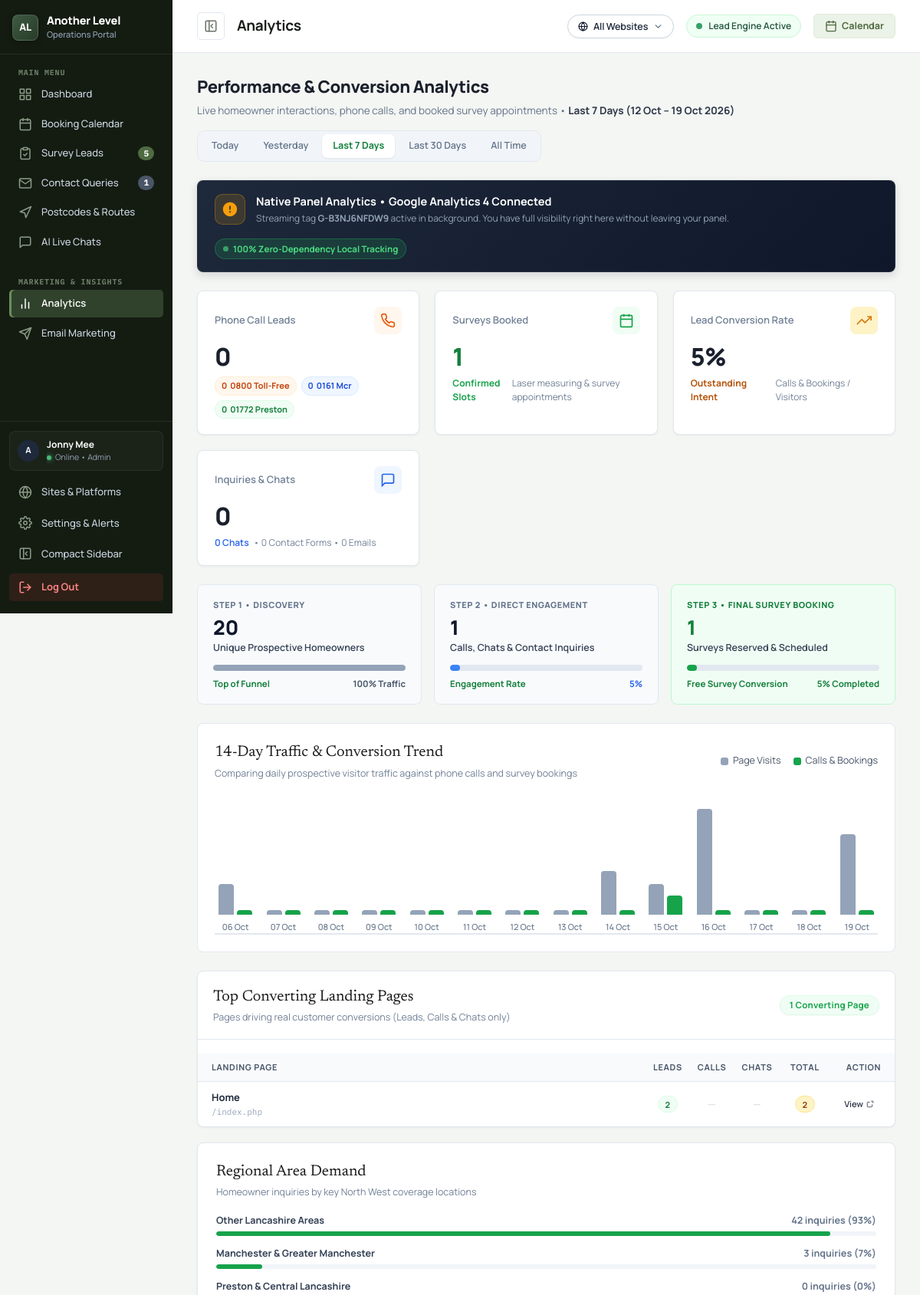
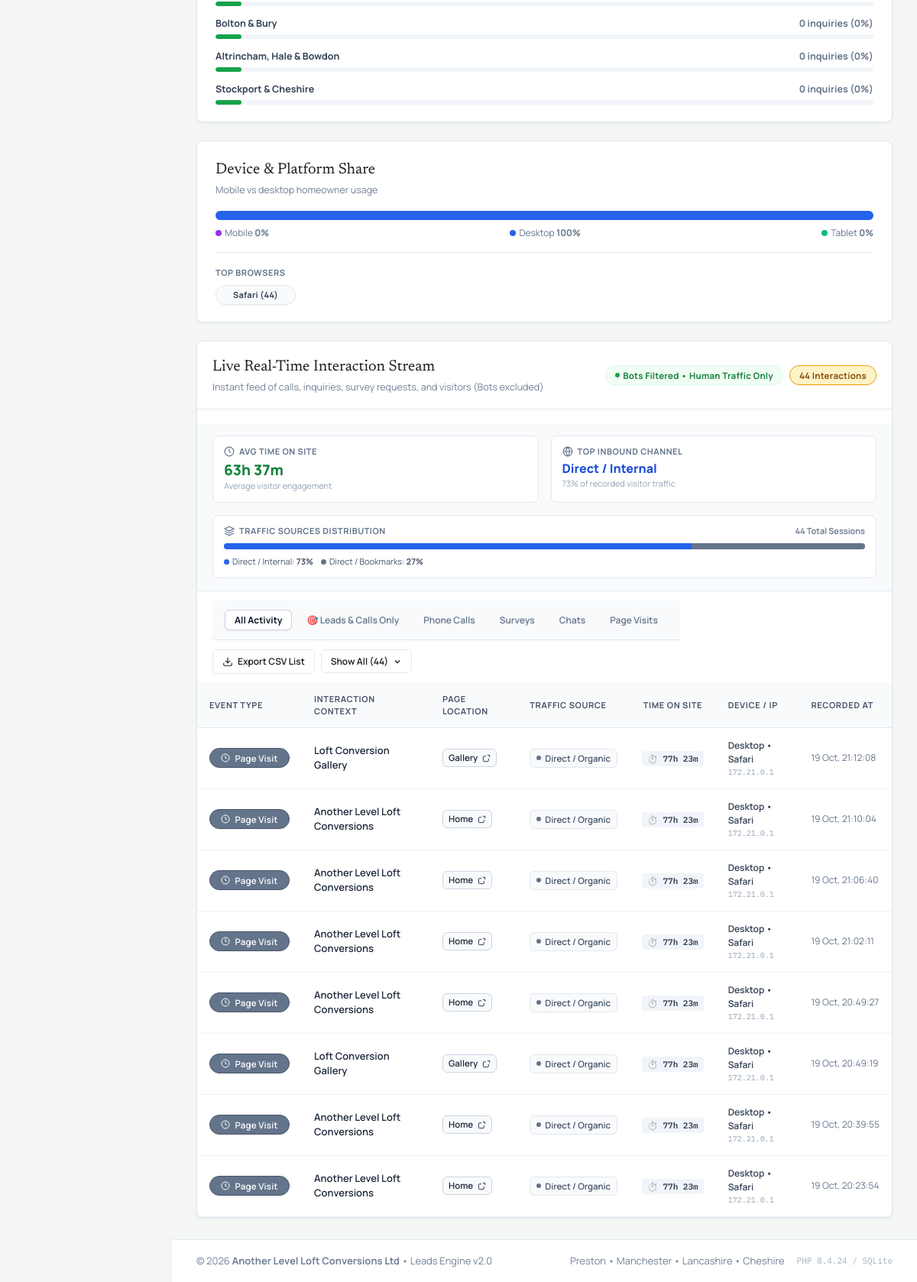
The app's page /panel/analytics.php (signed in) with its own data (2 pictures, top to bottom).
### tables this page shows
CREATE TABLE settings (
            key TEXT PRIMARY KEY,
            value TEXT NOT NULL,
            updated_at DATETIME DEFAULT CURRENT_TIMESTAMP
        );

CREATE TABLE events_tracking (
            id INTEGER PRIMARY KEY AUTOINCREMENT,
            event_type TEXT NOT NULL, -- 'call_click', 'chat_click'
            event_target TEXT,        -- phone number or chat title
            source_page TEXT,
            ip_address TEXT,
            device_type TEXT,
            browser TEXT,
            created_at DATETIME DEFAULT CURRENT_TIMESTAMP
        , referrer TEXT, duration_seconds INTEGER DEFAULT 0, traffic_source TEXT DEFAULT 'Direct / Bookmarks', is_bot INTEGER DEFAULT 0, session_id TEXT, site_id INTEGER DEFAULT 1);

### panel/analytics.php (the view, shortened to what the rows shown need)
<?php
require_once __DIR__ . '/includes/auth.php';
$range = $_GET['range'] ?? '7days';
switch ($range) {
    case '7days':
    default:
        $eventWhere = "created_at >= date('now', '-7 days')";
        break;
}
$eventWhere .= " AND (is_bot = 0 OR is_bot IS NULL)";
require_once __DIR__ . '/includes/sites.php';
$eventsStmt = $db->query("
    SELECT * FROM events_tracking
    WHERE {$eventWhere}
    ORDER BY id DESC
    LIMIT 50
");
$recentEvents = $eventsStmt->fetchAll(PDO::FETCH_ASSOC);
$gaId = getSetting('ga_measurement_id', 'G-B3NJ6NFDW9');
$pageTitle = "Analytics";
require_once __DIR__ . '/includes/header.php';
?>
<div class="analytics-header-bar">
  <div>
    <h2 class="analytics-header-title">Performance &amp; Conversion Analytics</h2>
  </div>
</div>
<div class="ga4-sync-banner">
  <div class="ga4-sync-left">
    <div>
      <div class="ga4-sync-sub">
        Streaming tag <strong><?php echo htmlspecialchars($gaId); ?></strong> active in background. You have full visibility right here without leaving your panel.
      </div>
    </div>
  </div>
</div>
<div class="panel-grid-2-1" style="display:grid;grid-template-columns:1.8fr 1.2fr;gap:24px;margin-bottom:24px">
  <div class="panel-card" style="padding:0;overflow:hidden">
    <div class="table-responsive">
      <table class="panel-table panel-table-compact" style="width:100%">
        <thead>
          <tr>
            <th style="padding-left:18px">Landing Page</th>
            <th style="text-align:center;width:55px">Leads</th>
            <th style="text-align:center;width:55px">Calls</th>
            <th style="text-align:center;width:55px">Chats</th>
            <th style="text-align:center;width:65px">Total</th>
            <th style="text-align:right;padding-right:18px;width:75px">Action</th>
          </tr>
        </thead>
      </table>
    </div>
  </div>
</div>
<div class="panel-card" style="padding:0;overflow:hidden">
  <div class="table-responsive">
    <table class="panel-table analytics-table" id="liveActivityTable">
      <thead>
        <tr>
          <th style="white-space:nowrap;min-width:130px">Event Type</th>
          <th>Interaction Context</th>
          <th>Page Location</th>
          <th>Traffic Source</th>
          <th style="text-align:center">Time on Site</th>
          <th>Device / IP</th>
          <th>Recorded At</th>
        </tr>
      </thead>
      <tbody>
        <?php if (empty($recentEvents)): ?>
          <tr>
            <td colspan="7" style="text-align:center;padding:48px;color:#94A3B8">
              No live interactions recorded for this date filter.
            </td>
          </tr>
        <?php else: ?>
          <?php
            $eventIdx = 0;
            foreach ($recentEvents as $e):
              $eventIdx++;
              $isExtra = $eventIdx > 8;
              $isConv = in_array($e['event_type'], ['call_click', 'chat_click', 'survey_booked', 'contact_submitted'], true);
          ?>
            <tr data-type="<?php echo htmlspecialchars((string)$e['event_type']); ?>" data-is-conv="<?php echo $isConv ? '1' : '0'; ?>" class="<?php echo $isExtra ? 'stream-row-extra' : ''; ?>">
              <td style="white-space:nowrap">
                <?php if ($e['event_type'] === 'call_click'): ?>
                  <span class="badge" style="background:#C2410C;color:#FFFFFF;border:1px solid #9A3412;font-weight:700;display:inline-flex;align-items:center;gap:6px">
                    <svg width="12" height="12" viewBox="0 0 24 24" fill="none" stroke="currentColor" stroke-width="2.5" stroke-linecap="round" stroke-linejoin="round"><path d="M22 16.92v3a2 2 0 0 1-2.18 2 19.79 19.79 0 0 1-8.63-3.07 19.5 19.5 0 0 1-6-6 19.79 19.79 0 0 1-3.07-8.67A2 2 0 0 1 4.11 2h3a2 2 0 0 1 2 1.72 12.84 12.84 0 0 0 .7 2.81 2 2 0 0 1-.45 2.11L8.09 9.91a16 16 0 0 0 6 6l1.27-1.27a2 2 0 0 1 2.11-.45 12.84 12.84 0 0 0 2.81.7A2 2 0 0 1 22 16.92z"></path></svg>
                    Phone Call
                  </span>
                <?php elseif ($e['event_type'] === 'survey_booked'): ?>
                  <span class="badge" style="background:#15803D;color:#FFFFFF;border:1px solid #166534;font-weight:700;display:inline-flex;align-items:center;gap:6px">
                    <svg width="12" height="12" viewBox="0 0 24 24" fill="none" stroke="currentColor" stroke-width="2.5"><polyline points="20 6 9 17 4 12"></polyline></svg>
                    Survey Booked
                  </span>
                <?php elseif ($e['event_type'] === 'page_view'): ?>
                  <span class="badge" style="background:#64748B;color:#FFFFFF;border:1px solid #475569;font-weight:600;display:inline-flex;align-items:center;gap:6px">
                    <svg width="12" height="12" viewBox="0 0 24 24" fill="none" stroke="currentColor" stroke-width="2"><circle cx="12" cy="12" r="10"></circle><polyline points="12 6 12 12 16 14"></polyline></svg>
                    Page Visit
                  </span>
                <?php else: ?>
                  <span class="badge" style="background:#374151;color:#FFFFFF"><?php echo htmlspecialchars((string)$e['event_type']); ?></span>
                <?php endif; ?>
              </td>
              <td style="font-size:13px;font-weight:600;color:#1E293B">
                <?php echo htmlspecialchars((string)($e['event_target'] ?? '')); ?>
              </td>
              <td>
                <?php
                  $pageTarget = ltrim((string)($e['source_page'] ?? 'index.php'), '/');
                  $analyticsLink = getSitePageUrl($e['site_id'] ?? 1, $pageTarget);
                ?>
                <a href="<?php echo htmlspecialchars($analyticsLink); ?>" target="_blank" class="source-pill" title="<?php echo htmlspecialchars((string)($e['source_page'] ?? '/')); ?>">
                  <span><?php echo htmlspecialchars(formatPageLocation($e['source_page'] ?? '')); ?></span>
                  <svg width="11" height="11" viewBox="0 0 24 24" fill="none" stroke="currentColor" stroke-width="2"><path d="M18 13v6a2 2 0 0 1-2 2H5a2 2 0 0 1-2-2V8a2 2 0 0 1 2-2h6"></path><polyline points="15 3 21 3 21 9"></polyline></svg>
                </a>
              </td>
              <td>
                <?php echo formatTrafficSourceBadge((string)($e['traffic_source'] ?: 'Direct / Bookmarks')); ?>
              </td>
              <td style="text-align:center">
                <span class="duration-pill" title="Duration active on site">
                  ⏱️ <?php echo formatDurationSeconds((int)($e['duration_seconds'] ?? 0)); ?>
                </span>
              </td>
              <td>
                <div style="font-size:12px;font-weight:600;color:#334155"><?php echo htmlspecialchars((string)($e['device_type'] ?: 'Desktop')); ?> &bull; <?php echo htmlspecialchars((string)($e['browser'] ?: 'Web')); ?></div>
                <div style="font-family:'IBM Plex Mono',monospace;font-size:10px;color:#94A3B8"><?php echo htmlspecialchars((string)($e['ip_address'] ?? 'N/A')); ?></div>
              </td>
              <td style="font-size:12px;color:#64748B;white-space:nowrap">
                <?php echo date('d M, H:i:s', strtotime((string)$e['created_at'])); ?>
              </td>
            </tr>
          <?php endforeach; ?>
        <?php endif; ?>
      </tbody>
    </table>
  </div>
</div>
<?php require_once __DIR__ . '/includes/footer.php'; ?>

### panel/includes/header.php (shortened to what the rows shown need)
<?php
require_once __DIR__ . '/auth.php';
require_once __DIR__ . '/sites.php';
$currentUser = getCurrentUser();
?>
<!DOCTYPE html>
<html lang="en">
<head>
  <link rel="stylesheet" href="css/panel.css?v=<?php echo time(); ?>">
</head>
<body class="panel-body">
<div class="panel-wrapper">
  <aside class="panel-sidebar" id="panelSidebar">
    <div class="sidebar-footer">
      <div class="sidebar-user-mini" style="display:flex;align-items:center;gap:10px;padding:8px 10px;margin-bottom:8px;border-radius:8px;background:rgba(255,255,255,0.03);border:1px solid rgba(255,255,255,0.06);">
        <div class="user-avatar" style="width:28px;height:28px;font-size:11px;background:#1E293B;color:#FFFFFF;border-radius:50%;display:flex;align-items:center;justify-content:center;font-weight:700;flex-shrink:0;">
          <?php echo strtoupper(substr($currentUser['username'] ?? 'J', 0, 1)); ?>
        </div>
        <div style="flex:1;min-width:0;overflow:hidden">
          <div style="font-size:12px;font-weight:700;color:#FFFFFF;white-space:nowrap;overflow:hidden;text-overflow:ellipsis">
            <?php echo htmlspecialchars($currentUser['full_name'] ?? 'Jonny Mee'); ?>
          </div>
          <div style="font-size:10.5px;color:#94A3B8;display:flex;align-items:center;gap:5px">
            <span class="status-dot-green"></span> Online &bull; Admin
          </div>
        </div>
      </div>
    </div>
  </aside>
  <div class="panel-main">
    <header class="panel-topbar">
      <div class="topbar-left">
        <div class="mobile-topbar-brand">
          <div>
            <h1 class="topbar-title">
              <span class="topbar-title-full"><?php echo htmlspecialchars($pageTitle); ?></span>
            </h1>
          </div>
        </div>
      </div>
    </header>
    <main class="panel-content">

### panel/includes/db.php (shortened to what the rows shown need)
<?php
function getDb(): PDO {
    static $db = null;
    if ($db !== null) {
        return $db;
    }
    $dataDir = dirname(__DIR__, 2) . '/data';
    $dbPath = $dataDir . '/database.sqlite';
    try {
        $db = new PDO('sqlite:' . $dbPath);
        $db->setAttribute(PDO::ATTR_ERRMODE, PDO::ERRMODE_EXCEPTION);
        $db->setAttribute(PDO::ATTR_DEFAULT_FETCH_MODE, PDO::FETCH_ASSOC);
        $db->exec('PRAGMA journal_mode = WAL;');
        $db->exec('PRAGMA foreign_keys = ON;');
        return $db;
    } catch (PDOException $e) {
        error_log('Database connection error: ' . $e->getMessage());
        throw $e;
    }
}
function getSetting(string $key, string $default = ''): string {
    $db = getDb();
    $stmt = $db->prepare("SELECT value FROM settings WHERE key = :k LIMIT 1");
    $stmt->execute([':k' => $key]);
    $val = $stmt->fetchColumn();
    return $val !== false ? (string)$val : $default;
}
if (!function_exists('formatPageLocation')) {
    function formatPageLocation(?string $pageUrl): string {
        if (empty($pageUrl) || $pageUrl === '/' || $pageUrl === '/index.php' || $pageUrl === 'index.php') {
            return 'Home';
        }
        $cleaned = strtolower(ltrim(trim($pageUrl), '/'));
        $base = basename($cleaned, '.php');
        if (str_ends_with($base, '-conversion')) {
            $type = substr($base, 0, -strlen('-conversion'));
            $words = str_replace(['-', '_'], ' ', $type);
            return ucwords($words);
        }
        if (str_ends_with($base, '-property')) {
            $prop = substr($base, 0, -strlen('-property'));
            if ($prop === 'terrace') return 'Terrace';
            if ($prop === 'semi-detached') return 'Semi-Detached';
            if ($prop === 'detached') return 'Detached';
            if ($prop === 'bungalow') return 'Bungalow';
            return ucwords(str_replace(['-', '_'], ' ', $prop));
        }
        $words = str_replace(['-', '_'], ' ', $base);
        $words = preg_replace('/\bloft conversions in\b/i', '', $words);
        $words = preg_replace('/\bloft conversion\b/i', '', $words);
        $words = trim(preg_replace('/\s+/', ' ', $words));
        return ucwords($words ?: 'General');
    }
}
function formatDurationSeconds(int $seconds): string {
    if ($seconds <= 0) return '< 10s';
    $mins = floor($seconds / 60);
    $secs = $seconds % 60;
    if ($mins >= 60) {
        $hours = floor($mins / 60);
        $remMins = $mins % 60;
        return "{$hours}h {$remMins}m";
    }
    return $secs > 0 ? "{$mins}m {$secs}s" : "{$mins}m";
}
function formatTrafficSourceBadge(string $source): string {
    $s = htmlspecialchars($source);
    if (str_contains($source, 'Direct')) {
        return '<span class="traffic-source-pill source-direct"><span class="source-dot direct"></span>Direct / Organic</span>';
    }
    return '<span class="traffic-source-pill source-referral"><span class="source-dot referral"></span>' . $s . '</span>';
}

### records on screen
settings: value "G-B3NJ6NFDW9"
events_tracking: event_type "page_view" (drawn), event_target "Loft Conversion Gallery", source_page "Gallery", shows "Direct / Organic", duration_seconds "77h 23m", device_type "Desktop", browser "Safari", ip_address "172.21.0.1", created_at "19 Oct, 21:12:08"
events_tracking: event_type "page_view" (drawn), event_target "Another Level Loft Conversions", source_page "Home", shows "Direct / Organic", duration_seconds "77h 23m", device_type "Desktop", browser "Safari", ip_address "172.21.0.1", created_at "19 Oct, 21:10:04"
events_tracking: event_type "page_view" (drawn), event_target "Another Level Loft Conversions", source_page "Home", shows "Direct / Organic", duration_seconds "77h 23m", device_type "Desktop", browser "Safari", ip_address "172.21.0.1", created_at "19 Oct, 21:06:40"
events_tracking: event_type "page_view" (drawn), event_target "Another Level Loft Conversions", source_page "Home", shows "Direct / Organic", duration_seconds "77h 23m", device_type "Desktop", browser "Safari", ip_address "172.21.0.1", created_at "19 Oct, 21:02:11"
events_tracking: event_type "page_view" (drawn), event_target "Another Level Loft Conversions", source_page "Home", shows "Direct / Organic", duration_seconds "77h 23m", device_type "Desktop", browser "Safari", ip_address "172.21.0.1", created_at "19 Oct, 20:49:27"
events_tracking: event_type "page_view" (drawn), event_target "Loft Conversion Gallery", source_page "Gallery", shows "Direct / Organic", duration_seconds "77h 23m", device_type "Desktop", browser "Safari", ip_address "172.21.0.1", created_at "19 Oct, 20:49:19"
events_tracking: event_type "page_view" (drawn), event_target "Another Level Loft Conversions", source_page "Home", shows "Direct / Organic", duration_seconds "77h 23m", device_type "Desktop", browser "Safari", ip_address "172.21.0.1", created_at "19 Oct, 20:39:55"
events_tracking: event_type "page_view" (drawn), event_target "Another Level Loft Conversions", source_page "Home", shows "Direct / Organic", duration_seconds "77h 23m", device_type "Desktop", browser "Safari", ip_address "172.21.0.1", created_at "19 Oct, 20:23:54"

### other values on screen
$newBookingsCount "5"
$newContactsCount "1"
substr($currentUser['username'] ?? 'J', 0, 1) "A"
$currentUser['full_name'] "Jonny Mee"
$pageTitle "Analytics"
$rangeLabel "Last 7 Days (12 Oct – 19 Oct 2026)"
$totalCalls "0"
$calls0800 "0"
$callsMcr "0"
$callsPrs "0"
$totalBookings "1"
$convRate "5"
$totalChats + $totalContacts + $totalEmails "0"
$totalChats "0"
$totalContacts "0"
